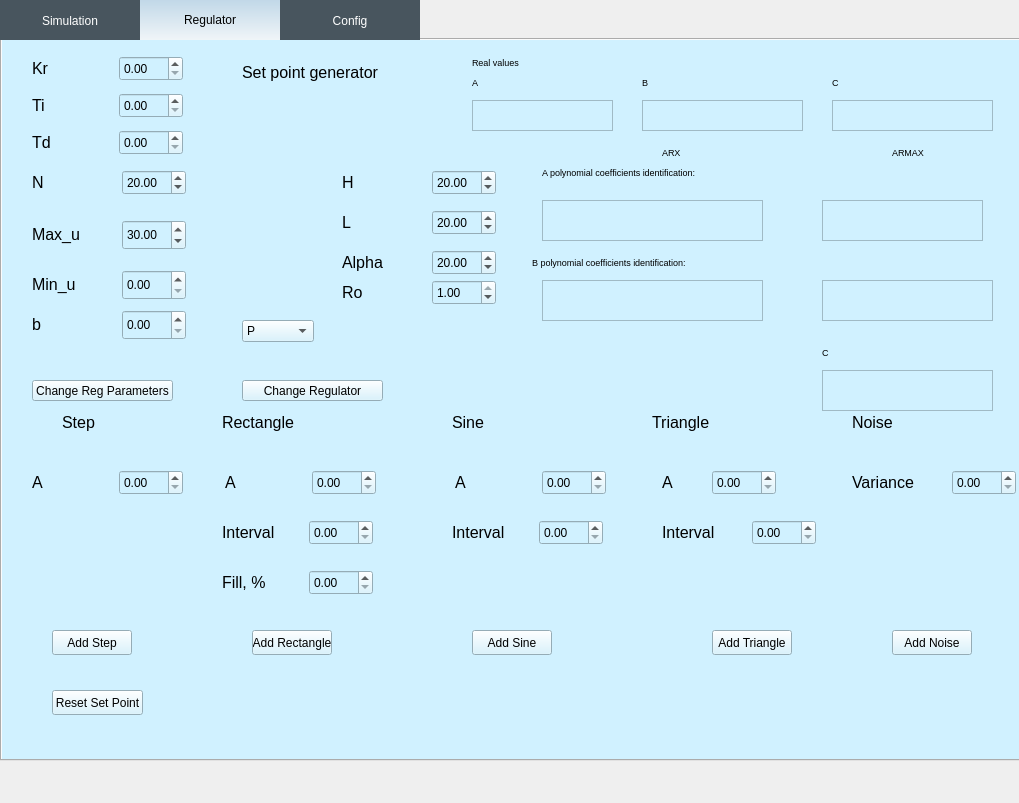
<?xml version="1.0" encoding="UTF-8"?>
<ui version="4.0">
 <class>MainWindow</class>
 <widget class="QMainWindow" name="MainWindow">
  <property name="geometry">
   <rect>
    <x>0</x>
    <y>0</y>
    <width>1019</width>
    <height>803</height>
   </rect>
  </property>
  <property name="windowTitle">
   <string>MainWindow</string>
  </property>
  <widget class="QWidget" name="centralWidget">
   <property name="enabled">
    <bool>true</bool>
   </property>
   <widget class="QTabWidget" name="tabWidget">
    <property name="geometry">
     <rect>
      <x>0</x>
      <y>0</y>
      <width>1021</width>
      <height>761</height>
     </rect>
    </property>
    <property name="styleSheet">
     <string notr="true">QTabBar::tab 
{
    background: #48555E;
    color: white;   
    border-color: #48555E;
	width: 140%;
	height: 40px;
}

QTabBar::tab:selected, 
QTabBar::tab:hover 
{
    border-top-color: #1D2A32;
    border-color: #40494E;
    color: black;
    background: qlineargradient(x1: 0, y1: 0, x2: 0, y2: 1, stop: 0 #C1D8E8, stop: 1 #F0F5F8); 
}</string>
    </property>
    <property name="currentIndex">
     <number>1</number>
    </property>
    <widget class="QWidget" name="tab">
     <property name="styleSheet">
      <string notr="true">QWidget
{
	background: rgb(208, 241, 255);
}</string>
     </property>
     <attribute name="title">
      <string>Simulation</string>
     </attribute>
     <widget class="QPushButton" name="stepButton">
      <property name="geometry">
       <rect>
        <x>98</x>
        <y>314</y>
        <width>80</width>
        <height>25</height>
       </rect>
      </property>
      <property name="text">
       <string>Step</string>
      </property>
     </widget>
     <widget class="QPushButton" name="startButton">
      <property name="geometry">
       <rect>
        <x>11</x>
        <y>314</y>
        <width>80</width>
        <height>25</height>
       </rect>
      </property>
      <property name="text">
       <string>Start</string>
      </property>
      <property name="autoDefault">
       <bool>false</bool>
      </property>
     </widget>
     <widget class="QCustomPlot" name="Plot1" native="true">
      <property name="geometry">
       <rect>
        <x>240</x>
        <y>60</y>
        <width>741</width>
        <height>256</height>
       </rect>
      </property>
     </widget>
     <widget class="QCustomPlot" name="Plot2" native="true">
      <property name="geometry">
       <rect>
        <x>240</x>
        <y>380</y>
        <width>741</width>
        <height>231</height>
       </rect>
      </property>
     </widget>
     <widget class="QPushButton" name="stopButton">
      <property name="geometry">
       <rect>
        <x>60</x>
        <y>360</y>
        <width>80</width>
        <height>25</height>
       </rect>
      </property>
      <property name="text">
       <string>Stop</string>
      </property>
      <property name="autoDefault">
       <bool>false</bool>
      </property>
     </widget>
     <widget class="QLabel" name="label_22">
      <property name="geometry">
       <rect>
        <x>20</x>
        <y>30</y>
        <width>201</width>
        <height>24</height>
       </rect>
      </property>
      <property name="font">
       <font>
        <pointsize>12</pointsize>
       </font>
      </property>
      <property name="text">
       <string>Current  regulator:</string>
      </property>
     </widget>
     <widget class="QLabel" name="currentRegulator">
      <property name="geometry">
       <rect>
        <x>20</x>
        <y>60</y>
        <width>51</width>
        <height>24</height>
       </rect>
      </property>
      <property name="font">
       <font>
        <pointsize>12</pointsize>
       </font>
      </property>
      <property name="text">
       <string>PID</string>
      </property>
     </widget>
     <widget class="QPushButton" name="restartButton">
      <property name="geometry">
       <rect>
        <x>20</x>
        <y>100</y>
        <width>80</width>
        <height>25</height>
       </rect>
      </property>
      <property name="text">
       <string>Restart</string>
      </property>
      <property name="autoDefault">
       <bool>false</bool>
      </property>
     </widget>
     <widget class="QLabel" name="label_25">
      <property name="geometry">
       <rect>
        <x>0</x>
        <y>500</y>
        <width>171</width>
        <height>151</height>
       </rect>
      </property>
      <property name="text">
       <string>&lt;html&gt;&lt;head/&gt;&lt;body&gt;&lt;p&gt;&lt;img src=&quot;:/Images/GPC_Logo.png&quot; width=&quot;150&quot; height=&quot;150&quot;/&gt;&lt;/p&gt;&lt;/body&gt;&lt;/html&gt;</string>
      </property>
     </widget>
     <widget class="QWidget" name="layoutWidget">
      <property name="geometry">
       <rect>
        <x>10</x>
        <y>470</y>
        <width>176</width>
        <height>26</height>
       </rect>
      </property>
      <layout class="QHBoxLayout" name="horizontalLayout">
       <item>
        <widget class="QLabel" name="label_5">
         <property name="font">
          <font>
           <pointsize>12</pointsize>
          </font>
         </property>
         <property name="text">
          <string>Simulation Time</string>
         </property>
        </widget>
       </item>
       <item>
        <widget class="QSlider" name="horizontalSlider">
         <property name="minimum">
          <number>50</number>
         </property>
         <property name="maximum">
          <number>2000</number>
         </property>
         <property name="singleStep">
          <number>100</number>
         </property>
         <property name="value">
          <number>500</number>
         </property>
         <property name="sliderPosition">
          <number>500</number>
         </property>
         <property name="orientation">
          <enum>Qt::Horizontal</enum>
         </property>
        </widget>
       </item>
      </layout>
     </widget>
    </widget>
    <widget class="QWidget" name="tab_3">
     <property name="styleSheet">
      <string notr="true">QWidget
{
	background: rgb(208, 241, 255);
}</string>
     </property>
     <attribute name="title">
      <string>Regulator</string>
     </attribute>
     <widget class="QLabel" name="label_4">
      <property name="geometry">
       <rect>
        <x>30</x>
        <y>180</y>
        <width>58</width>
        <height>29</height>
       </rect>
      </property>
      <property name="font">
       <font>
        <pointsize>12</pointsize>
       </font>
      </property>
      <property name="text">
       <string>Max_u</string>
      </property>
     </widget>
     <widget class="QLabel" name="label_3">
      <property name="geometry">
       <rect>
        <x>30</x>
        <y>16</y>
        <width>19</width>
        <height>24</height>
       </rect>
      </property>
      <property name="font">
       <font>
        <pointsize>12</pointsize>
       </font>
      </property>
      <property name="text">
       <string>Kr</string>
      </property>
     </widget>
     <widget class="QDoubleSpinBox" name="w_changeKr">
      <property name="geometry">
       <rect>
        <x>117</x>
        <y>16</y>
        <width>64</width>
        <height>25</height>
       </rect>
      </property>
     </widget>
     <widget class="QDoubleSpinBox" name="w_changeMax_u">
      <property name="geometry">
       <rect>
        <x>120</x>
        <y>180</y>
        <width>64</width>
        <height>30</height>
       </rect>
      </property>
      <property name="maximum">
       <double>1000.000000000000000</double>
      </property>
      <property name="value">
       <double>30.000000000000000</double>
      </property>
     </widget>
     <widget class="QDoubleSpinBox" name="w_changeTi">
      <property name="geometry">
       <rect>
        <x>117</x>
        <y>53</y>
        <width>64</width>
        <height>25</height>
       </rect>
      </property>
     </widget>
     <widget class="QLabel" name="label_2">
      <property name="geometry">
       <rect>
        <x>30</x>
        <y>53</y>
        <width>17</width>
        <height>24</height>
       </rect>
      </property>
      <property name="font">
       <font>
        <pointsize>12</pointsize>
       </font>
      </property>
      <property name="text">
       <string>Ti</string>
      </property>
     </widget>
     <widget class="QDoubleSpinBox" name="w_changeTd">
      <property name="geometry">
       <rect>
        <x>117</x>
        <y>90</y>
        <width>64</width>
        <height>25</height>
       </rect>
      </property>
     </widget>
     <widget class="QLabel" name="label_13">
      <property name="geometry">
       <rect>
        <x>30</x>
        <y>90</y>
        <width>31</width>
        <height>24</height>
       </rect>
      </property>
      <property name="font">
       <font>
        <pointsize>12</pointsize>
       </font>
      </property>
      <property name="text">
       <string>Td</string>
      </property>
     </widget>
     <widget class="QLabel" name="label_14">
      <property name="geometry">
       <rect>
        <x>240</x>
        <y>20</y>
        <width>201</width>
        <height>24</height>
       </rect>
      </property>
      <property name="font">
       <font>
        <pointsize>12</pointsize>
       </font>
      </property>
      <property name="text">
       <string>Set point generator</string>
      </property>
     </widget>
     <widget class="QLabel" name="label_15">
      <property name="geometry">
       <rect>
        <x>60</x>
        <y>370</y>
        <width>141</width>
        <height>24</height>
       </rect>
      </property>
      <property name="font">
       <font>
        <pointsize>12</pointsize>
       </font>
      </property>
      <property name="text">
       <string>Step</string>
      </property>
     </widget>
     <widget class="QLabel" name="label_16">
      <property name="geometry">
       <rect>
        <x>220</x>
        <y>370</y>
        <width>141</width>
        <height>24</height>
       </rect>
      </property>
      <property name="font">
       <font>
        <pointsize>12</pointsize>
       </font>
      </property>
      <property name="text">
       <string>Rectangle</string>
      </property>
     </widget>
     <widget class="QLabel" name="label_17">
      <property name="geometry">
       <rect>
        <x>450</x>
        <y>370</y>
        <width>141</width>
        <height>24</height>
       </rect>
      </property>
      <property name="font">
       <font>
        <pointsize>12</pointsize>
       </font>
      </property>
      <property name="text">
       <string>Sine</string>
      </property>
     </widget>
     <widget class="QLabel" name="label_18">
      <property name="geometry">
       <rect>
        <x>650</x>
        <y>370</y>
        <width>141</width>
        <height>24</height>
       </rect>
      </property>
      <property name="font">
       <font>
        <pointsize>12</pointsize>
       </font>
      </property>
      <property name="text">
       <string>Triangle</string>
      </property>
     </widget>
     <widget class="QDoubleSpinBox" name="w_stepChangeA">
      <property name="geometry">
       <rect>
        <x>117</x>
        <y>430</y>
        <width>64</width>
        <height>25</height>
       </rect>
      </property>
     </widget>
     <widget class="QLabel" name="label_6">
      <property name="geometry">
       <rect>
        <x>30</x>
        <y>430</y>
        <width>22</width>
        <height>24</height>
       </rect>
      </property>
      <property name="font">
       <font>
        <pointsize>12</pointsize>
       </font>
      </property>
      <property name="text">
       <string>A</string>
      </property>
     </widget>
     <widget class="QLabel" name="label_7">
      <property name="geometry">
       <rect>
        <x>223</x>
        <y>430</y>
        <width>22</width>
        <height>24</height>
       </rect>
      </property>
      <property name="font">
       <font>
        <pointsize>12</pointsize>
       </font>
      </property>
      <property name="text">
       <string>A</string>
      </property>
     </widget>
     <widget class="QDoubleSpinBox" name="w_rectangleChangeA">
      <property name="geometry">
       <rect>
        <x>310</x>
        <y>430</y>
        <width>64</width>
        <height>25</height>
       </rect>
      </property>
     </widget>
     <widget class="QLabel" name="label_37">
      <property name="geometry">
       <rect>
        <x>453</x>
        <y>430</y>
        <width>22</width>
        <height>24</height>
       </rect>
      </property>
      <property name="font">
       <font>
        <pointsize>12</pointsize>
       </font>
      </property>
      <property name="text">
       <string>A</string>
      </property>
     </widget>
     <widget class="QDoubleSpinBox" name="w_triangleChangeA">
      <property name="geometry">
       <rect>
        <x>710</x>
        <y>430</y>
        <width>64</width>
        <height>25</height>
       </rect>
      </property>
     </widget>
     <widget class="QLabel" name="label_38">
      <property name="geometry">
       <rect>
        <x>660</x>
        <y>430</y>
        <width>22</width>
        <height>24</height>
       </rect>
      </property>
      <property name="font">
       <font>
        <pointsize>12</pointsize>
       </font>
      </property>
      <property name="text">
       <string>A</string>
      </property>
     </widget>
     <widget class="QDoubleSpinBox" name="w_sineChangeA">
      <property name="geometry">
       <rect>
        <x>540</x>
        <y>430</y>
        <width>64</width>
        <height>25</height>
       </rect>
      </property>
     </widget>
     <widget class="QDoubleSpinBox" name="w_rectangleChangeInterval">
      <property name="geometry">
       <rect>
        <x>307</x>
        <y>480</y>
        <width>64</width>
        <height>25</height>
       </rect>
      </property>
     </widget>
     <widget class="QLabel" name="label_39">
      <property name="geometry">
       <rect>
        <x>220</x>
        <y>480</y>
        <width>71</width>
        <height>24</height>
       </rect>
      </property>
      <property name="font">
       <font>
        <pointsize>12</pointsize>
       </font>
      </property>
      <property name="text">
       <string>Interval</string>
      </property>
     </widget>
     <widget class="QDoubleSpinBox" name="w_sineChangeInterval">
      <property name="geometry">
       <rect>
        <x>537</x>
        <y>480</y>
        <width>64</width>
        <height>25</height>
       </rect>
      </property>
     </widget>
     <widget class="QLabel" name="label_40">
      <property name="geometry">
       <rect>
        <x>450</x>
        <y>480</y>
        <width>71</width>
        <height>24</height>
       </rect>
      </property>
      <property name="font">
       <font>
        <pointsize>12</pointsize>
       </font>
      </property>
      <property name="text">
       <string>Interval</string>
      </property>
     </widget>
     <widget class="QDoubleSpinBox" name="w_triangleChangeInterval">
      <property name="geometry">
       <rect>
        <x>750</x>
        <y>480</y>
        <width>64</width>
        <height>25</height>
       </rect>
      </property>
     </widget>
     <widget class="QLabel" name="label_41">
      <property name="geometry">
       <rect>
        <x>660</x>
        <y>480</y>
        <width>71</width>
        <height>24</height>
       </rect>
      </property>
      <property name="font">
       <font>
        <pointsize>12</pointsize>
       </font>
      </property>
      <property name="text">
       <string>Interval</string>
      </property>
     </widget>
     <widget class="QLabel" name="label_42">
      <property name="geometry">
       <rect>
        <x>850</x>
        <y>370</y>
        <width>141</width>
        <height>24</height>
       </rect>
      </property>
      <property name="font">
       <font>
        <pointsize>12</pointsize>
       </font>
      </property>
      <property name="text">
       <string>Noise</string>
      </property>
     </widget>
     <widget class="QLabel" name="label_43">
      <property name="geometry">
       <rect>
        <x>850</x>
        <y>430</y>
        <width>91</width>
        <height>24</height>
       </rect>
      </property>
      <property name="font">
       <font>
        <pointsize>12</pointsize>
       </font>
      </property>
      <property name="text">
       <string>Variance</string>
      </property>
     </widget>
     <widget class="QDoubleSpinBox" name="w_noiseChangeVariance">
      <property name="geometry">
       <rect>
        <x>950</x>
        <y>430</y>
        <width>64</width>
        <height>25</height>
       </rect>
      </property>
     </widget>
     <widget class="QDoubleSpinBox" name="w_rectangleChangeFill">
      <property name="geometry">
       <rect>
        <x>307</x>
        <y>530</y>
        <width>64</width>
        <height>25</height>
       </rect>
      </property>
      <property name="maximum">
       <double>100.000000000000000</double>
      </property>
     </widget>
     <widget class="QLabel" name="label_44">
      <property name="geometry">
       <rect>
        <x>220</x>
        <y>530</y>
        <width>51</width>
        <height>24</height>
       </rect>
      </property>
      <property name="font">
       <font>
        <pointsize>12</pointsize>
       </font>
      </property>
      <property name="text">
       <string>Fill, %</string>
      </property>
     </widget>
     <widget class="QPushButton" name="addStep">
      <property name="geometry">
       <rect>
        <x>50</x>
        <y>590</y>
        <width>80</width>
        <height>25</height>
       </rect>
      </property>
      <property name="text">
       <string>Add Step</string>
      </property>
     </widget>
     <widget class="QPushButton" name="addRectangle">
      <property name="geometry">
       <rect>
        <x>250</x>
        <y>590</y>
        <width>80</width>
        <height>25</height>
       </rect>
      </property>
      <property name="text">
       <string>Add Rectangle</string>
      </property>
     </widget>
     <widget class="QPushButton" name="addSine">
      <property name="geometry">
       <rect>
        <x>470</x>
        <y>590</y>
        <width>80</width>
        <height>25</height>
       </rect>
      </property>
      <property name="text">
       <string>Add Sine</string>
      </property>
     </widget>
     <widget class="QPushButton" name="addTriangle">
      <property name="geometry">
       <rect>
        <x>710</x>
        <y>590</y>
        <width>80</width>
        <height>25</height>
       </rect>
      </property>
      <property name="text">
       <string>Add Triangle</string>
      </property>
     </widget>
     <widget class="QPushButton" name="addNoise">
      <property name="geometry">
       <rect>
        <x>890</x>
        <y>590</y>
        <width>80</width>
        <height>25</height>
       </rect>
      </property>
      <property name="text">
       <string>Add Noise</string>
      </property>
     </widget>
     <widget class="QPushButton" name="changeRegulatorButton">
      <property name="geometry">
       <rect>
        <x>240</x>
        <y>340</y>
        <width>141</width>
        <height>21</height>
       </rect>
      </property>
      <property name="text">
       <string>Change Regulator</string>
      </property>
     </widget>
     <widget class="QPushButton" name="changeRegulatorParametersButton">
      <property name="geometry">
       <rect>
        <x>30</x>
        <y>340</y>
        <width>141</width>
        <height>21</height>
       </rect>
      </property>
      <property name="text">
       <string>Change Reg Parameters</string>
      </property>
     </widget>
     <widget class="QComboBox" name="regType">
      <property name="geometry">
       <rect>
        <x>240</x>
        <y>280</y>
        <width>72</width>
        <height>22</height>
       </rect>
      </property>
      <item>
       <property name="text">
        <string>P</string>
       </property>
      </item>
      <item>
       <property name="text">
        <string>PI</string>
       </property>
      </item>
      <item>
       <property name="text">
        <string>PID</string>
       </property>
      </item>
      <item>
       <property name="text">
        <string>GPC</string>
       </property>
      </item>
      <item>
       <property name="text">
        <string>BIBEC</string>
       </property>
      </item>
     </widget>
     <widget class="QLabel" name="label_19">
      <property name="geometry">
       <rect>
        <x>30</x>
        <y>230</y>
        <width>58</width>
        <height>29</height>
       </rect>
      </property>
      <property name="font">
       <font>
        <pointsize>12</pointsize>
       </font>
      </property>
      <property name="text">
       <string>Min_u</string>
      </property>
     </widget>
     <widget class="QDoubleSpinBox" name="w_changeMin_u">
      <property name="geometry">
       <rect>
        <x>120</x>
        <y>230</y>
        <width>64</width>
        <height>30</height>
       </rect>
      </property>
     </widget>
     <widget class="QLabel" name="label_20">
      <property name="geometry">
       <rect>
        <x>30</x>
        <y>270</y>
        <width>58</width>
        <height>29</height>
       </rect>
      </property>
      <property name="font">
       <font>
        <pointsize>12</pointsize>
       </font>
      </property>
      <property name="text">
       <string>b</string>
      </property>
     </widget>
     <widget class="QDoubleSpinBox" name="w_changeb">
      <property name="geometry">
       <rect>
        <x>120</x>
        <y>270</y>
        <width>64</width>
        <height>30</height>
       </rect>
      </property>
     </widget>
     <widget class="QLabel" name="label_21">
      <property name="geometry">
       <rect>
        <x>30</x>
        <y>130</y>
        <width>31</width>
        <height>24</height>
       </rect>
      </property>
      <property name="font">
       <font>
        <pointsize>12</pointsize>
       </font>
      </property>
      <property name="text">
       <string>N</string>
      </property>
     </widget>
     <widget class="QDoubleSpinBox" name="w_changeN">
      <property name="geometry">
       <rect>
        <x>120</x>
        <y>130</y>
        <width>64</width>
        <height>25</height>
       </rect>
      </property>
      <property name="value">
       <double>20.000000000000000</double>
      </property>
     </widget>
     <widget class="QPushButton" name="resetSetPoint">
      <property name="geometry">
       <rect>
        <x>50</x>
        <y>650</y>
        <width>91</width>
        <height>25</height>
       </rect>
      </property>
      <property name="text">
       <string>Reset Set Point</string>
      </property>
     </widget>
     <widget class="QLabel" name="label_H">
      <property name="geometry">
       <rect>
        <x>340</x>
        <y>130</y>
        <width>31</width>
        <height>24</height>
       </rect>
      </property>
      <property name="font">
       <font>
        <pointsize>12</pointsize>
       </font>
      </property>
      <property name="text">
       <string>H</string>
      </property>
     </widget>
     <widget class="QDoubleSpinBox" name="w_changeH">
      <property name="geometry">
       <rect>
        <x>430</x>
        <y>130</y>
        <width>64</width>
        <height>25</height>
       </rect>
      </property>
      <property name="value">
       <double>20.000000000000000</double>
      </property>
     </widget>
     <widget class="QLabel" name="label_L">
      <property name="geometry">
       <rect>
        <x>340</x>
        <y>170</y>
        <width>31</width>
        <height>24</height>
       </rect>
      </property>
      <property name="font">
       <font>
        <pointsize>12</pointsize>
       </font>
      </property>
      <property name="text">
       <string>L</string>
      </property>
     </widget>
     <widget class="QDoubleSpinBox" name="w_changeL">
      <property name="geometry">
       <rect>
        <x>430</x>
        <y>170</y>
        <width>64</width>
        <height>25</height>
       </rect>
      </property>
      <property name="value">
       <double>20.000000000000000</double>
      </property>
     </widget>
     <widget class="QLabel" name="label_23">
      <property name="geometry">
       <rect>
        <x>340</x>
        <y>210</y>
        <width>51</width>
        <height>24</height>
       </rect>
      </property>
      <property name="font">
       <font>
        <pointsize>12</pointsize>
       </font>
      </property>
      <property name="text">
       <string>Alpha</string>
      </property>
     </widget>
     <widget class="QDoubleSpinBox" name="w_changeAlpha">
      <property name="geometry">
       <rect>
        <x>430</x>
        <y>210</y>
        <width>64</width>
        <height>25</height>
       </rect>
      </property>
      <property name="value">
       <double>20.000000000000000</double>
      </property>
     </widget>
     <widget class="QLabel" name="label_24">
      <property name="geometry">
       <rect>
        <x>340</x>
        <y>240</y>
        <width>51</width>
        <height>24</height>
       </rect>
      </property>
      <property name="font">
       <font>
        <pointsize>12</pointsize>
       </font>
      </property>
      <property name="text">
       <string>Ro</string>
      </property>
     </widget>
     <widget class="QDoubleSpinBox" name="w_changeRo">
      <property name="geometry">
       <rect>
        <x>430</x>
        <y>240</y>
        <width>64</width>
        <height>25</height>
       </rect>
      </property>
      <property name="minimum">
       <double>0.000000000000000</double>
      </property>
      <property name="maximum">
       <double>1.000000000000000</double>
      </property>
      <property name="singleStep">
       <double>0.001000000000000</double>
      </property>
      <property name="value">
       <double>1.000000000000000</double>
      </property>
     </widget>
     <widget class="QTextBrowser" name="textBrowser_A_ident_coeffs">
      <property name="geometry">
       <rect>
        <x>540</x>
        <y>160</y>
        <width>221</width>
        <height>41</height>
       </rect>
      </property>
     </widget>
     <widget class="QLabel" name="label_A_coefficients_identyfication">
      <property name="geometry">
       <rect>
        <x>540</x>
        <y>120</y>
        <width>271</width>
        <height>24</height>
       </rect>
      </property>
      <property name="font">
       <font>
        <pointsize>7</pointsize>
       </font>
      </property>
      <property name="text">
       <string>A polynomial coefficients identification:</string>
      </property>
     </widget>
     <widget class="QLabel" name="label_B_coefficients_identyfication">
      <property name="geometry">
       <rect>
        <x>530</x>
        <y>210</y>
        <width>271</width>
        <height>24</height>
       </rect>
      </property>
      <property name="font">
       <font>
        <pointsize>7</pointsize>
       </font>
      </property>
      <property name="text">
       <string>B polynomial coefficients identification:</string>
      </property>
     </widget>
     <widget class="QTextBrowser" name="textBrowser_B_ident_coeffs">
      <property name="geometry">
       <rect>
        <x>540</x>
        <y>240</y>
        <width>221</width>
        <height>41</height>
       </rect>
      </property>
     </widget>
     <widget class="QLabel" name="label_A_coefficients_identyfication_2">
      <property name="geometry">
       <rect>
        <x>470</x>
        <y>10</y>
        <width>71</width>
        <height>24</height>
       </rect>
      </property>
      <property name="font">
       <font>
        <pointsize>7</pointsize>
       </font>
      </property>
      <property name="text">
       <string>Real values</string>
      </property>
     </widget>
     <widget class="QLabel" name="label_A_coefficients_identyfication_3">
      <property name="geometry">
       <rect>
        <x>470</x>
        <y>30</y>
        <width>71</width>
        <height>24</height>
       </rect>
      </property>
      <property name="font">
       <font>
        <pointsize>7</pointsize>
       </font>
      </property>
      <property name="text">
       <string>A</string>
      </property>
     </widget>
     <widget class="QLabel" name="label_A_coefficients_identyfication_4">
      <property name="geometry">
       <rect>
        <x>640</x>
        <y>30</y>
        <width>71</width>
        <height>24</height>
       </rect>
      </property>
      <property name="font">
       <font>
        <pointsize>7</pointsize>
       </font>
      </property>
      <property name="text">
       <string>B</string>
      </property>
     </widget>
     <widget class="QTextBrowser" name="textBrowser_A_real_coeffs">
      <property name="geometry">
       <rect>
        <x>470</x>
        <y>60</y>
        <width>141</width>
        <height>31</height>
       </rect>
      </property>
     </widget>
     <widget class="QTextBrowser" name="textBrowser_B_real_coeffs">
      <property name="geometry">
       <rect>
        <x>640</x>
        <y>60</y>
        <width>161</width>
        <height>31</height>
       </rect>
      </property>
     </widget>
     <widget class="QTextBrowser" name="textBrowser_A_real_coeffs_2">
      <property name="geometry">
       <rect>
        <x>820</x>
        <y>160</y>
        <width>161</width>
        <height>41</height>
       </rect>
      </property>
     </widget>
     <widget class="QTextBrowser" name="textBrowser_B_real_coeffs_2">
      <property name="geometry">
       <rect>
        <x>820</x>
        <y>240</y>
        <width>171</width>
        <height>41</height>
       </rect>
      </property>
     </widget>
     <widget class="QLabel" name="label_A_coefficients_identyfication_5">
      <property name="geometry">
       <rect>
        <x>820</x>
        <y>300</y>
        <width>71</width>
        <height>24</height>
       </rect>
      </property>
      <property name="font">
       <font>
        <pointsize>7</pointsize>
       </font>
      </property>
      <property name="text">
       <string>C</string>
      </property>
     </widget>
     <widget class="QTextBrowser" name="textBrowser_B_real_coeffs_3">
      <property name="geometry">
       <rect>
        <x>820</x>
        <y>330</y>
        <width>171</width>
        <height>41</height>
       </rect>
      </property>
     </widget>
     <widget class="QLabel" name="label_A_coefficients_identyfication_6">
      <property name="geometry">
       <rect>
        <x>660</x>
        <y>100</y>
        <width>71</width>
        <height>24</height>
       </rect>
      </property>
      <property name="font">
       <font>
        <pointsize>7</pointsize>
       </font>
      </property>
      <property name="text">
       <string>ARX</string>
      </property>
     </widget>
     <widget class="QLabel" name="label_A_coefficients_identyfication_7">
      <property name="geometry">
       <rect>
        <x>890</x>
        <y>100</y>
        <width>71</width>
        <height>24</height>
       </rect>
      </property>
      <property name="font">
       <font>
        <pointsize>7</pointsize>
       </font>
      </property>
      <property name="text">
       <string>ARMAX</string>
      </property>
     </widget>
     <widget class="QTextBrowser" name="textBrowser_B_real_coeffs_4">
      <property name="geometry">
       <rect>
        <x>830</x>
        <y>60</y>
        <width>161</width>
        <height>31</height>
       </rect>
      </property>
     </widget>
     <widget class="QLabel" name="label_A_coefficients_identyfication_8">
      <property name="geometry">
       <rect>
        <x>830</x>
        <y>30</y>
        <width>71</width>
        <height>24</height>
       </rect>
      </property>
      <property name="font">
       <font>
        <pointsize>7</pointsize>
       </font>
      </property>
      <property name="text">
       <string>C</string>
      </property>
     </widget>
    </widget>
    <widget class="QWidget" name="tab_2">
     <property name="styleSheet">
      <string notr="true">QWidget
{
	background: rgb(208, 241, 255);
}</string>
     </property>
     <attribute name="title">
      <string>Config</string>
     </attribute>
     <widget class="QLabel" name="label">
      <property name="geometry">
       <rect>
        <x>60</x>
        <y>60</y>
        <width>101</width>
        <height>16</height>
       </rect>
      </property>
      <property name="text">
       <string>A_params</string>
      </property>
     </widget>
     <widget class="QLabel" name="label_8">
      <property name="geometry">
       <rect>
        <x>420</x>
        <y>60</y>
        <width>101</width>
        <height>16</height>
       </rect>
      </property>
      <property name="text">
       <string>B_params</string>
      </property>
     </widget>
     <widget class="QTextEdit" name="textEdit">
      <property name="geometry">
       <rect>
        <x>50</x>
        <y>110</y>
        <width>231</width>
        <height>85</height>
       </rect>
      </property>
     </widget>
     <widget class="QTextEdit" name="textEdit_2">
      <property name="geometry">
       <rect>
        <x>400</x>
        <y>110</y>
        <width>231</width>
        <height>85</height>
       </rect>
      </property>
     </widget>
     <widget class="QPushButton" name="CreateNewARX">
      <property name="geometry">
       <rect>
        <x>760</x>
        <y>140</y>
        <width>131</width>
        <height>25</height>
       </rect>
      </property>
      <property name="text">
       <string>Create new ARX</string>
      </property>
     </widget>
     <widget class="QDoubleSpinBox" name="w_Change_Delay">
      <property name="geometry">
       <rect>
        <x>60</x>
        <y>260</y>
        <width>64</width>
        <height>25</height>
       </rect>
      </property>
     </widget>
     <widget class="QDoubleSpinBox" name="w_Change_SwitchTime">
      <property name="geometry">
       <rect>
        <x>410</x>
        <y>260</y>
        <width>64</width>
        <height>25</height>
       </rect>
      </property>
     </widget>
     <widget class="QLabel" name="label_9">
      <property name="geometry">
       <rect>
        <x>50</x>
        <y>230</y>
        <width>101</width>
        <height>16</height>
       </rect>
      </property>
      <property name="text">
       <string>Delay</string>
      </property>
     </widget>
     <widget class="QLabel" name="label_10">
      <property name="geometry">
       <rect>
        <x>410</x>
        <y>240</y>
        <width>101</width>
        <height>16</height>
       </rect>
      </property>
      <property name="text">
       <string>Switch time</string>
      </property>
     </widget>
     <widget class="QTextEdit" name="textEdit_3">
      <property name="geometry">
       <rect>
        <x>400</x>
        <y>390</y>
        <width>231</width>
        <height>85</height>
       </rect>
      </property>
     </widget>
     <widget class="QLabel" name="label_11">
      <property name="geometry">
       <rect>
        <x>60</x>
        <y>340</y>
        <width>101</width>
        <height>16</height>
       </rect>
      </property>
      <property name="text">
       <string>A_params</string>
      </property>
     </widget>
     <widget class="QTextEdit" name="textEdit_4">
      <property name="geometry">
       <rect>
        <x>50</x>
        <y>390</y>
        <width>231</width>
        <height>85</height>
       </rect>
      </property>
     </widget>
     <widget class="QLabel" name="label_12">
      <property name="geometry">
       <rect>
        <x>420</x>
        <y>340</y>
        <width>101</width>
        <height>16</height>
       </rect>
      </property>
      <property name="text">
       <string>B_params</string>
      </property>
     </widget>
    </widget>
   </widget>
  </widget>
 </widget>
 <layoutdefault spacing="6" margin="11"/>
 <customwidgets>
  <customwidget>
   <class>QCustomPlot</class>
   <extends>QWidget</extends>
   <header>qcustomplot.h</header>
   <container>1</container>
  </customwidget>
 </customwidgets>
 <resources/>
 <connections/>
</ui>
